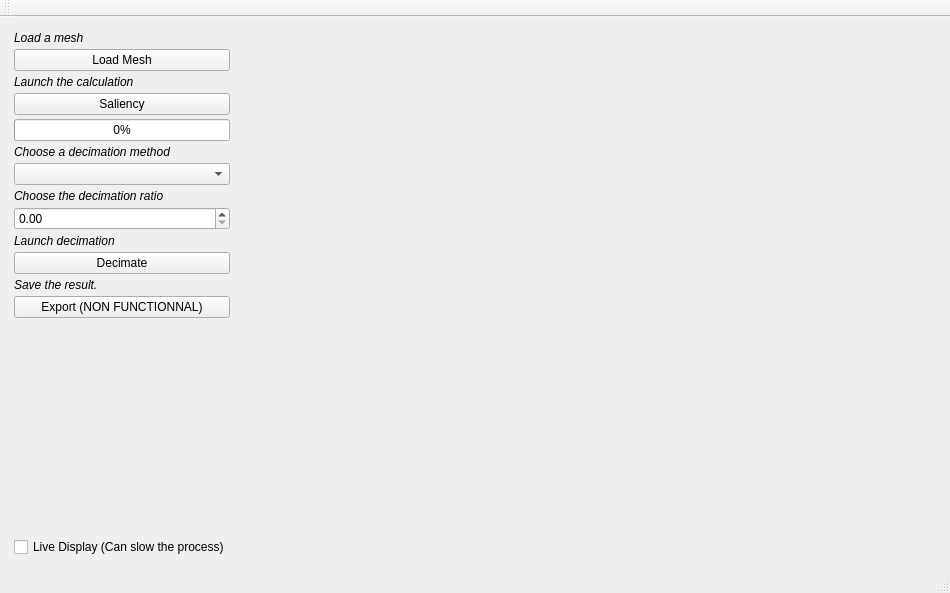
<?xml version="1.0" encoding="UTF-8"?>
<ui version="4.0">
 <class>MainWindow</class>
 <widget class="QMainWindow" name="MainWindow">
  <property name="geometry">
   <rect>
    <x>0</x>
    <y>0</y>
    <width>950</width>
    <height>593</height>
   </rect>
  </property>
  <property name="windowTitle">
   <string>MainWindow</string>
  </property>
  <widget class="QWidget" name="centralWidget">
   <layout class="QHBoxLayout" name="horizontalLayout">
    <item>
     <widget class="QWidget" name="widget_2" native="true">
      <property name="sizePolicy">
       <sizepolicy hsizetype="Maximum" vsizetype="Preferred">
        <horstretch>150</horstretch>
        <verstretch>0</verstretch>
       </sizepolicy>
      </property>
      <property name="minimumSize">
       <size>
        <width>150</width>
        <height>0</height>
       </size>
      </property>
      <layout class="QVBoxLayout" name="verticalLayout">
       <property name="spacing">
        <number>4</number>
       </property>
       <property name="leftMargin">
        <number>3</number>
       </property>
       <property name="topMargin">
        <number>3</number>
       </property>
       <property name="rightMargin">
        <number>3</number>
       </property>
       <property name="bottomMargin">
        <number>3</number>
       </property>
       <item>
        <widget class="QLabel" name="label_3">
         <property name="font">
          <font>
           <italic>true</italic>
           <underline>false</underline>
          </font>
         </property>
         <property name="text">
          <string>Load a mesh</string>
         </property>
        </widget>
       </item>
       <item>
        <widget class="QPushButton" name="pushButton_chargement">
         <property name="minimumSize">
          <size>
           <width>200</width>
           <height>0</height>
          </size>
         </property>
         <property name="text">
          <string>Load Mesh</string>
         </property>
        </widget>
       </item>
       <item>
        <widget class="QLabel" name="label_4">
         <property name="font">
          <font>
           <italic>true</italic>
          </font>
         </property>
         <property name="text">
          <string>Launch the calculation</string>
         </property>
        </widget>
       </item>
       <item>
        <widget class="QPushButton" name="pushButton_2">
         <property name="text">
          <string>Saliency</string>
         </property>
        </widget>
       </item>
       <item>
        <widget class="QProgressBar" name="saliencyProgressBar">
         <property name="autoFillBackground">
          <bool>false</bool>
         </property>
         <property name="value">
          <number>0</number>
         </property>
        </widget>
       </item>
       <item>
        <widget class="QLabel" name="label_6">
         <property name="font">
          <font>
           <italic>true</italic>
          </font>
         </property>
         <property name="text">
          <string>Choose a decimation method</string>
         </property>
        </widget>
       </item>
       <item>
        <widget class="QComboBox" name="decimationComboBox"/>
       </item>
       <item>
        <widget class="QLabel" name="label">
         <property name="font">
          <font>
           <italic>true</italic>
          </font>
         </property>
         <property name="text">
          <string>Choose the decimation ratio</string>
         </property>
        </widget>
       </item>
       <item>
        <widget class="QDoubleSpinBox" name="decimationRatioSpinbox"/>
       </item>
       <item>
        <widget class="QLabel" name="label_7">
         <property name="font">
          <font>
           <italic>true</italic>
          </font>
         </property>
         <property name="text">
          <string>Launch decimation</string>
         </property>
        </widget>
       </item>
       <item>
        <widget class="QPushButton" name="pushButton_3">
         <property name="text">
          <string>Decimate</string>
         </property>
        </widget>
       </item>
       <item>
        <widget class="QLabel" name="label_8">
         <property name="font">
          <font>
           <italic>true</italic>
          </font>
         </property>
         <property name="text">
          <string>Save the result.</string>
         </property>
        </widget>
       </item>
       <item>
        <widget class="QPushButton" name="pushButton_4">
         <property name="text">
          <string>Export (NON FUNCTIONNAL)</string>
         </property>
        </widget>
       </item>
       <item>
        <spacer name="verticalSpacer">
         <property name="orientation">
          <enum>Qt::Vertical</enum>
         </property>
         <property name="sizeHint" stdset="0">
          <size>
           <width>20</width>
           <height>40</height>
          </size>
         </property>
        </spacer>
       </item>
       <item>
        <widget class="QCheckBox" name="checkBox">
         <property name="text">
          <string>Live Display (Can slow the process)</string>
         </property>
        </widget>
       </item>
      </layout>
     </widget>
    </item>
    <item>
     <widget class="MeshViewerWidget" name="displayWidget" native="true"/>
    </item>
   </layout>
  </widget>
  <widget class="QMenuBar" name="menuBar">
   <property name="geometry">
    <rect>
     <x>0</x>
     <y>0</y>
     <width>950</width>
     <height>22</height>
    </rect>
   </property>
  </widget>
  <widget class="QToolBar" name="mainToolBar">
   <attribute name="toolBarArea">
    <enum>TopToolBarArea</enum>
   </attribute>
   <attribute name="toolBarBreak">
    <bool>false</bool>
   </attribute>
  </widget>
  <widget class="QStatusBar" name="statusBar"/>
 </widget>
 <layoutdefault spacing="6" margin="11"/>
 <customwidgets>
  <customwidget>
   <class>MeshViewerWidget</class>
   <extends>QWidget</extends>
   <header location="global">meshviewerwidget.h</header>
   <container>1</container>
  </customwidget>
 </customwidgets>
 <resources/>
 <connections/>
</ui>
